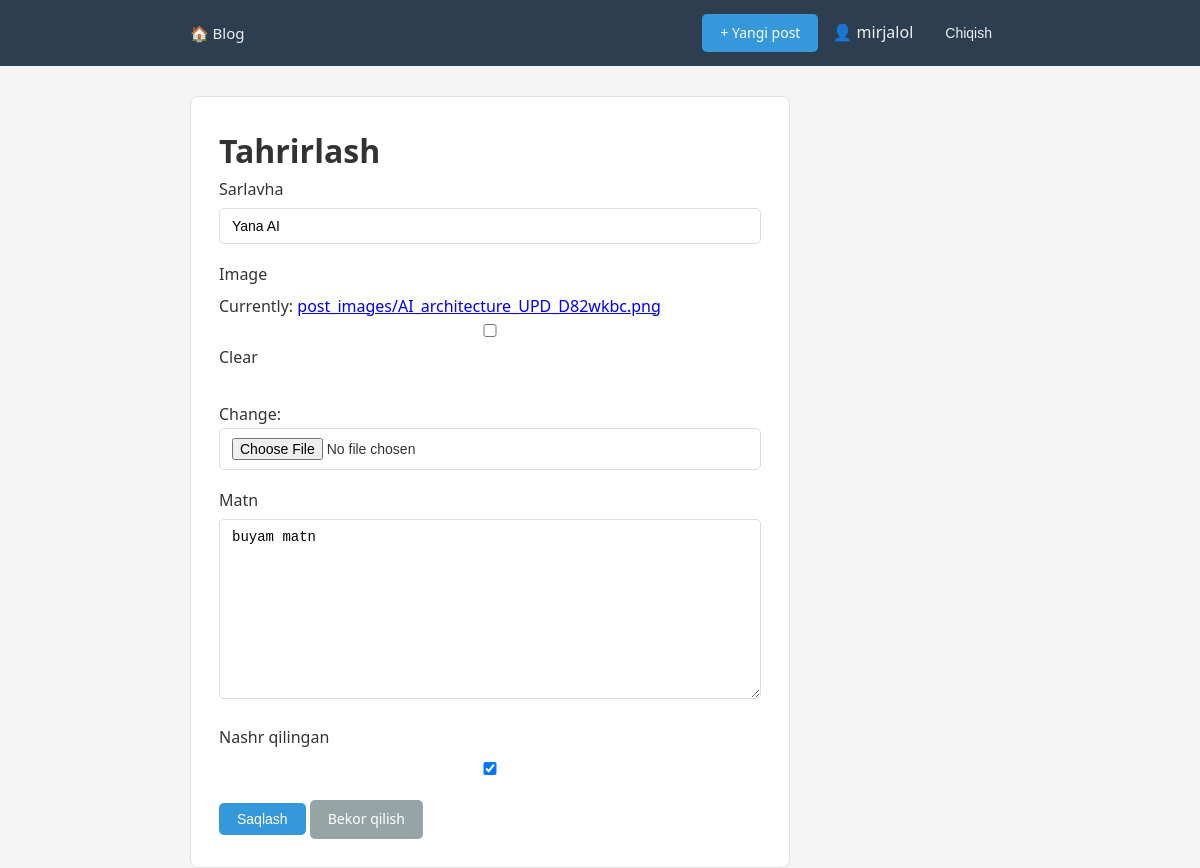
The page /posts/11/tahrir/ (signed in) on the database its author committed.
### posts/models.py (models this page shows, shortened)
class Post(models.Model):
    title      = models.CharField(max_length=200)
    slug       = models.SlugField(max_length=200, unique=True, blank=True)
    content    = models.TextField()
    image      = models.ImageField(upload_to='post_images/', blank=True, null=True)
    created_at = models.DateTimeField(auto_now_add=True)
    updated_at = models.DateTimeField(auto_now=True)
    published  = models.BooleanField(default=False)
    class Meta:
        ordering = ['-created_at']

### posts/views.py (the view, shortened to what this page needs)
class PostUpdateView(LoginRequiredMixin, UpdateView):
    model         = Post
    form_class    = PostForm
    template_name = 'posts/post_form.html'
    login_url     = '/login/'

### posts/forms.py
class PostForm(forms.ModelForm):
    class Meta:
        model = Post
        fields = ['title', 'image', 'content', 'published']
        widgets = {
            'title': forms.TextInput(attrs={'class': 'form-control', 'placeholder': 'Post sarlavhasi'}),
            'slug': forms.TextInput(attrs={'class': 'form-control', 'placeholder': 'URL uchun slug'}),
            'content': forms.Textarea(attrs={'class': 'form-control', 'placeholder': 'Post matni'}),
            'published': forms.CheckboxInput(attrs={'class': 'form-check-input'}),
        }
        labels = {
            'title': 'Sarlavha',
            'content': 'Matn',
            'published': 'Nashr qilingan',
        }

### templates/posts/post_form.html (shortened to what this page needs)
{% extends 'base.html' %}
{% block content %}
<div class="form-wrap">
    <h1>{% if post %}Tahrirlash{% else %}Yangi post{% endif %}</h1>
    <form method="post" enctype="multipart/form-data">
        {% for field in form %}
        <div class="form-group">
            <label>{{ field.label }}</label>
            {{ field }}
        </div>
        {% endfor %}
        <button type="submit" class="btn btn-primary">
            {% if post %}Saqlash{% else %}Yaratish{% endif %}
        </button>
        <a href="{% url 'bosh' %}" class="btn btn-secondary">Bekor qilish</a>
    </form>
</div>
{% endblock %}

### templates/base.html (shortened to what this page needs)
{% load static %}
<!DOCTYPE html>
<html lang="uz">
<head>
    <link rel="stylesheet" href="{% static 'css/style.css' %}">
</head>
<body>
<nav>
    <div class="container">
        <a href="{% url 'bosh' %}">🏠 Blog</a>
        <div class="nav-right">
            {% if request.user.is_authenticated %}
                <a href="{% url 'post_create' %}" class="btn btn-primary">
                    + Yangi post
                </a>
                <span style="color:#ecf0f1">
                    👤 {{ request.user.username }}
                </span>
                <form method="post" action="{% url 'logout' %}"
                      style="display:inline">
                    <button type="submit" class="btn"
                            style="color:#ecf0f1;background:none">
                        Chiqish
                    </button>
                </form>
            {% else %}
                <a href="{% url 'login' %}" style="color:#ecf0f1">Kirish</a>
                <a href="{% url 'register' %}" class="btn btn-primary">
                    Ro'yxatdan o'tish
                </a>
            {% endif %}
        </div>
    </div>
</nav>
<div class="container">
    {% block content %}{% endblock %}
</div>
</body>
</html>

### static/css/style.css (style rules this page uses)
* { margin: 0; padding: 0; box-sizing: border-box; }
body { font-family: 'Segoe UI', sans-serif; background: #f5f5f5; color: #333; line-height: 1.6; }
.container { max-width: 860px; margin: 0 auto; padding: 0 20px; }
nav { background: #2c3e50; padding: 14px 0; margin-bottom: 30px; }
nav .container { display: flex; align-items: center; gap: 20px; }
nav a { color: #ecf0f1; text-decoration: none; font-size: 15px; }
.nav-right { margin-left: auto; display: flex; align-items: center; gap: 14px; }
.btn { display: inline-block; padding: 8px 18px; border-radius: 5px; text-decoration: none; font-size: 14px; cursor: pointer; border: none; }
.btn-primary { background: #3498db; color: white; }
.btn-secondary { background: #95a5a6; color: white; }
.form-wrap { background: white; padding: 28px; border-radius: 8px; border: 1px solid #e0e0e0; max-width: 600px; }
.form-group { margin-bottom: 18px; }
.form-group label { display: block; font-weight: 500; margin-bottom: 6px; }
.form-group input, .form-group textarea, .form-group select { width: 100%; padding: 9px 12px; border: 1px solid #ddd; border-radius: 5px; font-size: 14px; }

### rows shown on the page
Post: form "Yana AI" "buyam matn" "☑"

### other values the page prints
{{ request.user.username }} "mirjalol"
{{ field.label }} "Sarlavha" "Image" "Matn" "Nashr qilingan"
